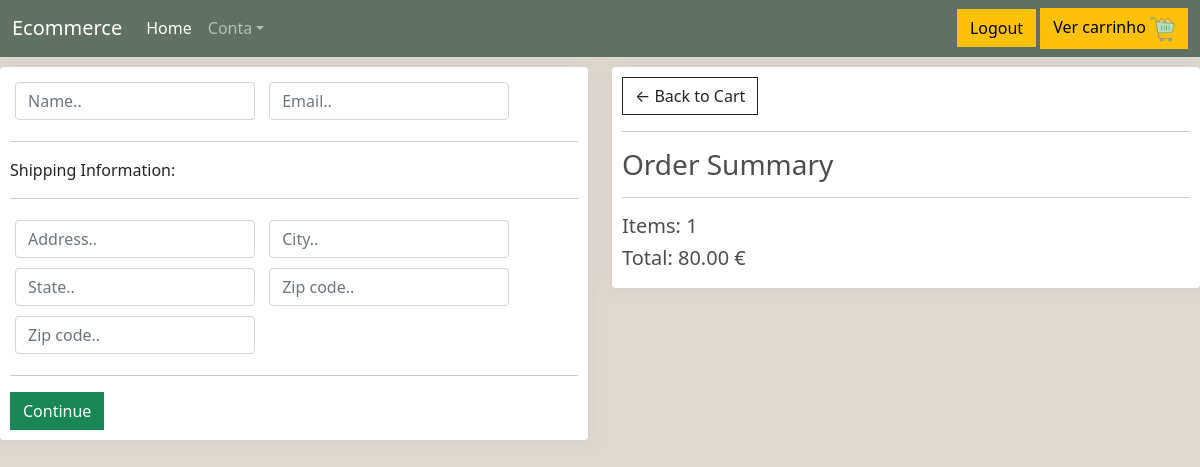
The app's page /checkout/ (signed in), older data.
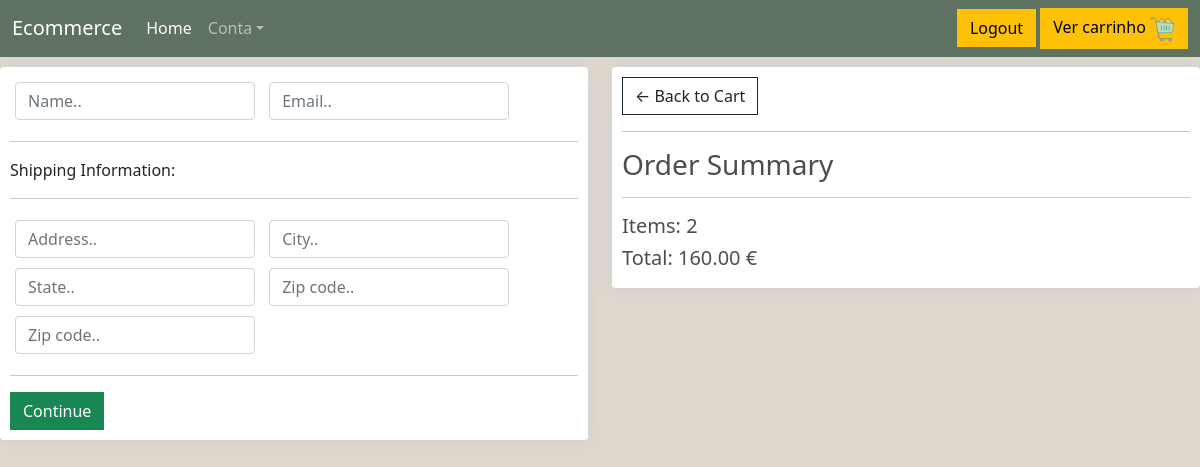
The same page, newer data.
### loja/models.py (models this page shows, shortened)
class Cart(models.Model):
    cliente = models.ForeignKey(User, on_delete=models.CASCADE)
    produtos = models.ManyToManyField(Produto, through='ProdutoCarrinho')
    def valor_carrinho(self):
        lista_produtos = self.produtos.all()
        lista_info = ProdutoCarrinho.objects.filter(carrinho=self)
        iterar=zip(lista_produtos,lista_info)
        valor=0
        for produto,info in iterar:
            valor=valor+ (produto.preco*info.quantidade)
        return valor
    def items_carrinho(self):
        lista_info = ProdutoCarrinho.objects.filter(carrinho=self)
        val=0
        for quant in lista_info:
            val+=quant.quantidade
        return val

class ProdutoCarrinho(models.Model): # <--- through model
    produto = models.ForeignKey(Produto, on_delete=models.CASCADE)
    carrinho = models.ForeignKey(Cart, on_delete=models.CASCADE)
    quantidade = models.IntegerField()

class Produto(models.Model):
    preco = models.IntegerField()
    nome = models.CharField(max_length=100)
    descricao = models.CharField(max_length=300)
    personalizavel = models.BooleanField(default=False)
    pic = models.ImageField(upload_to='images', blank=True, null=True)
    seller = models.ForeignKey(Vendedor, on_delete=models.RESTRICT)

### loja/views.py (the view)
# urls.py: path('checkout/',views.checkout, name="checkout"),
@login_required(login_url='loja:login1')
def checkout(request):
    carrinho = Cart.objects.get(cliente=request.user)
    return render(request, 'loja/checkout.html',{'cart':carrinho,'isvender': Vendedor.isVendedor(request.user)})

### loja/models.py (called while the page is built)
    def isVendedor(user):
        return Vendedor.objects.filter(who=user).exists() if (user.is_authenticated) else False

### loja/templates/loja/checkout.html (shortened to what this page needs)
{% extends 'loja/main.html' %}
{% load static %}
{% block css %}
<link rel="stylesheet" type="text/css" href="{% static 'css/base.css' %}">
{% endblock css %}
{% block content %}
     <div class="row">
		<div class="col-lg-6">
			<div class="box-element" id="form-wrapper">
				<form id="form">
					<div id="user-info">
						<div class="form-field">
							<input required class="form-control" type="text" name="name" placeholder="Name..">
						</div>
						<div class="form-field">
							<input required class="form-control" type="email" name="email" placeholder="Email..">
						</div>
					</div>
					<div id="shipping-info">
						<hr>
						<p>Shipping Information:</p>
						<hr>
						<div class="form-field">
							<input class="form-control" type="text" name="address" placeholder="Address..">
						</div>
						<div class="form-field">
							<input class="form-control" type="text" name="city" placeholder="City..">
						</div>
						<div class="form-field">
							<input class="form-control" type="text" name="state" placeholder="State..">
						</div>
						<div class="form-field">
							<input class="form-control" type="text" name="zipcode" placeholder="Zip code..">
						</div>
						<div class="form-field">
							<input class="form-control" type="text" name="country" placeholder="Zip code..">
						</div>
					</div>
					<hr>
					<input id="form-button" class="btn btn-success btn-block" type="submit" value="Continue">
				</form>
			</div>
			<br>
		</div>
		<div class="col-lg-6">
			<div class="box-element">
				<a  class="btn btn-outline-dark" href="{% url 'loja:cart' %}">&#x2190; Back to Cart</a>
				<hr>
				<h3>Order Summary</h3>
				<hr>
				<h5>Items:   {{ cart.items_carrinho }} </h5>
				<h5>Total:   {{cart.valor_carrinho | floatformat:2}} € </h5>
			</div>
		</div>
	</div>
{% endblock content %}

Row changes from the older to the newer data that the page shows:
changed through a linked row, Cart: items_carrinho "1" → "2"; valor_carrinho "80.00" → "160.00"
